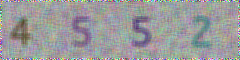

Write the Python code that produced this figure.
#coding=utf-8
from PIL import Image, ImageDraw, ImageFont, ImageFilter
import random
import _imaging
# 随机字母:
def rndChar():
    return chr(random.randint(65, 90))
#
def rndNum():
	return chr(random.randint(48, 58))
# 随机颜色1:
def rndColor():
    return (random.randint(64, 255), random.randint(64, 255), random.randint(64, 255))

# 随机颜色2:
def rndColor2():
    return (random.randint(32, 127), random.randint(32, 127), random.randint(32, 127))


if __name__ == "__main__" :
    # 240 x 60:
    width = 60 * 4
    height = 60
    image = Image.new('RGB', (width, height), (255, 255, 255))
    
    # 创建Font对象:
    font = ImageFont.truetype('./MONACO.TTF', 36)
    
    # 创建Draw对象:
    draw = ImageDraw.Draw(image)
    
    # 填充每个像素:
    for x in range(width):
    	for y in range(height):
        	draw.point((x, y), fill=rndColor())
    
    # 输出文字:
    for t in range(4):
    	draw.text((60 * t + 10, 10), rndNum(), font=font, fill=rndColor2())
    # 模糊:
    image = image.filter(ImageFilter.BLUR)
    image.save('code.jpg', 'png');
